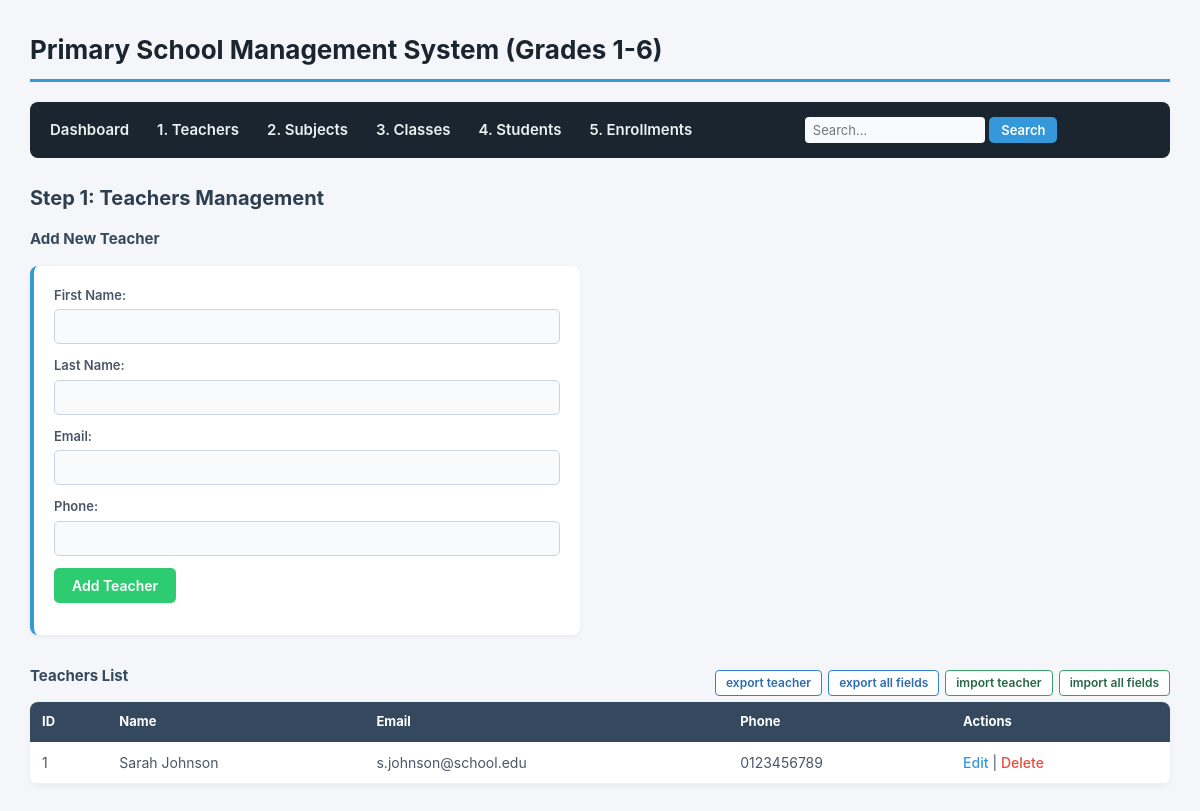
The app's page /teachers.php with its own data.
### tables this page shows
CREATE TABLE IF NOT EXISTS `teachers` (
  `teacher_id` int(11) NOT NULL AUTO_INCREMENT,
  `first_name` varchar(50) NOT NULL,
  `last_name` varchar(50) NOT NULL,
  `email` varchar(100) NOT NULL,
  `phone` varchar(20) DEFAULT NULL,
  `hire_date` date DEFAULT curdate(),
  PRIMARY KEY (`teacher_id`),
  UNIQUE KEY `email` (`email`)
);

### teachers.php (the view, shortened to what this page needs)
<?php
require_once 'db.php';
$edit_teacher = isset($_GET['edit']) ? $pdo->prepare("SELECT * FROM teachers WHERE teacher_id = ?") : null;
$teachers = $pdo->query("SELECT * FROM teachers ORDER BY teacher_id DESC")->fetchAll();
include 'header.php';
?>
<h2>Step 1: Teachers Management</h2>
<h3><?= $edit_teacher ? 'Edit Teacher' : 'Add New Teacher' ?></h3>
<form action="teachers.php" method="POST">
    <p>
        <label>First Name:</label>
        <input type="text" name="first_name" value="<?= $edit_teacher['first_name'] ?? '' ?>" required>
    </p>
    <p>
        <label>Last Name:</label>
        <input type="text" name="last_name" value="<?= $edit_teacher['last_name'] ?? '' ?>" required>
    </p>
    <p>
        <label>Email:</label>
        <input type="email" name="email" value="<?= $edit_teacher['email'] ?? '' ?>" required>
    </p>
    <p>
        <label>Phone:</label>
        <input type="text" name="phone" value="<?= $edit_teacher['phone'] ?? '' ?>">
    </p>
    <p>
        <button type="submit" name="save_teacher"><?= $edit_teacher ? 'Update Teacher' : 'Add Teacher' ?></button>
    </p>
</form>
<div style="display: flex; justify-content: space-between; align-items: center; margin-top: 30px;">
    <h3>Teachers List</h3>
    <div style="display: flex; gap: 6px;">
        <a href="db_tools.php?action=export_data&table=teachers" class="btn-tool btn-tool-export">export teacher</a>
        <a href="db_tools.php?action=export_data&table=all" class="btn-tool btn-tool-export">export all fields</a>
        <button type="button" class="btn-tool btn-tool-import" onclick="openImportModal('Import Teachers Data', 'teachers')">import teacher</button>
        <button type="button" class="btn-tool btn-tool-import" onclick="openImportModal('Import All Database Data', 'all')">import all fields</button>
    </div>
</div>
<table>
    <thead>
        <tr><th>ID</th><th>Name</th><th>Email</th><th>Phone</th><th>Actions</th></tr>
    </thead>
    <tbody>
        <?php foreach ($teachers as $t): ?>
            <tr>
                <td><?= $t['teacher_id'] ?></td>
                <td><?= htmlspecialchars($t['first_name'] . ' ' . $t['last_name']) ?></td>
                <td><?= htmlspecialchars($t['email']) ?></td>
                <td><?= htmlspecialchars($t['phone'] ?? 'None') ?></td>
                <td>
                    <a href="teachers.php?edit=<?= $t['teacher_id'] ?>">Edit</a> |
                    <a href="teachers.php?delete=<?= $t['teacher_id'] ?>" class="btn-delete" onclick="return confirm('Delete this teacher?')">Delete</a>
                </td>
            </tr>
        <?php endforeach; ?>
    </tbody>
</table>
</body>
</html>

### style.css (style rules this page uses)
* { box-sizing: border-box; margin: 0; padding: 0; font-family: -apple-system, BlinkMacSystemFont, "Segoe UI", Roboto, Arial, sans-serif; }
body { background-color: #f4f6f9; color: #333; padding: 30px; line-height: 1.5; }
h2 { color: #2c3e50; margin-bottom: 15px; font-size: 20px; }
h3 { color: #34495e; margin-bottom: 15px; font-size: 15px; }
form { background-color: #ffffff; padding: 20px; border-radius: 8px; box-shadow: 0 2px 5px rgba(0,0,0,0.05); margin-bottom: 25px; max-width: 550px; border-left: 4px solid #3498db; }
form p { margin-bottom: 12px; }
label { font-weight: 600; font-size: 13px; color: #4a5568; display: block; margin-bottom: 4px; }
input[type="text"], input[type="email"], input[type="date"], select, textarea { width: 100%; padding: 8px 10px; border: 1px solid #cbd5e0; border-radius: 5px; font-size: 14px; background-color: #f8fafc; }
button[type="submit"] { background-color: #2ecc71; color: white; border: none; padding: 9px 18px; font-size: 14px; font-weight: 600; border-radius: 5px; cursor: pointer; }
table { width: 100%; border-collapse: collapse; background-color: #ffffff; border-radius: 8px; overflow: hidden; box-shadow: 0 2px 5px rgba(0,0,0,0.05); margin-bottom: 20px; }
th { background-color: #34495e; color: #ffffff; text-align: left; padding: 10px 12px; font-size: 13px; }
td { padding: 10px 12px; border-bottom: 1px solid #edf2f7; font-size: 14px; color: #4a5568; }
a { color: #3498db; text-decoration: none; font-weight: 500; }
a.btn-delete { color: #e74c3c; }
.btn-tool { padding: 6px 10px; font-size: 12px; font-weight: 600; border-radius: 4px; border: 1px solid #cbd5e0; background-color: #ffffff; color: #2d3748; cursor: pointer; text-decoration: none; line-height: 1; }
.btn-tool-export { border-color: #3182ce; color: #2b6cb0; }
.btn-tool-import { border-color: #38a169; color: #276749; }

### records on screen
teachers: teacher_id "1", first_name+last_name "Sarah Johnson", email "s.johnson@school.edu", phone "0123456789"
